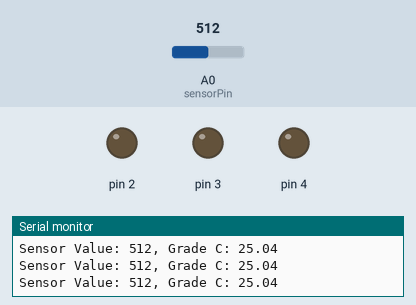
Recording of a sketch running on a simulated Arduino Uno, built with avr-gcc and run on an emulated ATmega328P. On the bench: output pins drawn as LEDs (lit = HIGH), the last lines printed to the serial monitor. The inputs (shaded band) are chosen by the test bench; at power-on: A0 (sensorPin) = 512. Not simulated (calls return 0 or success): arduino_secrets.h.

Above: at 1.3 s.
1.4 s: A0 (sensorPin) set to 547
At 2.7 s:
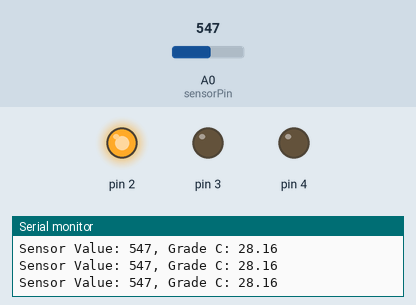
3.0 s: A0 (sensorPin) set to 716
At 4.1 s:
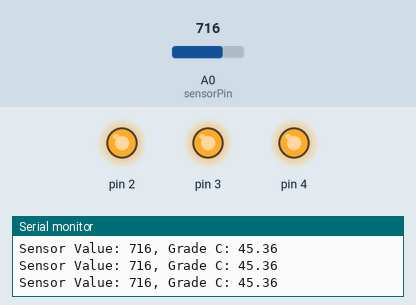
4.5 s: A0 (sensorPin) set to 587
6.0 s: A0 (sensorPin) set to 559
At 6.7 s:
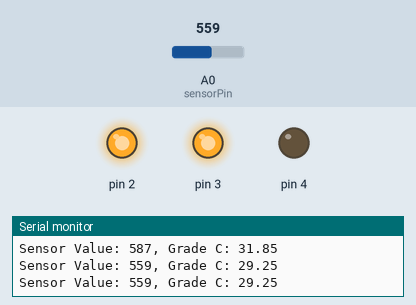
7.5 s: A0 (sensorPin) set to 511
At 8.0 s:
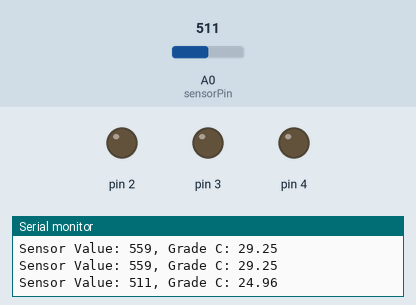
Timing chart, 0 to 10.0 s (numbered marks = the images above; inputs shaded):
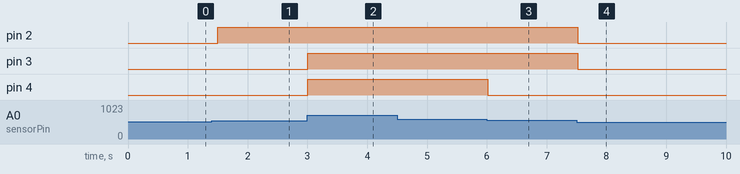

Measured:
- the behaviour switches between 534 and 535 on A0 (sensorPin) (found by bisection; images 0 and 1)
- the behaviour switches between 578 and 577 on A0 (sensorPin) (found by bisection; images 2 and 3)
- after the input at 1.4 s, pin 2: LOW → HIGH after 0.11 s
- after the input at 3.0 s, pin 3, pin 4: LOW → HIGH at once
- after the input at 6.0 s, pin 4: HIGH → LOW at once
- after the input at 7.5 s, pin 2, pin 3: HIGH → LOW at once

The sketch:

lab3.ino
```cpp
#include "arduino_secrets.h"

const int sensorPin = A0;
float baselineTemp = 25.0;

void setup() {
  Serial.begin(9600);

  for (int pinNumber = 2; pinNumber < 5; pinNumber++) {
    pinMode(pinNumber, OUTPUT);
    digitalWrite(pinNumber, LOW);
  }
}

void loop() {
  int sensorVal = analogRead(sensorPin);

  // --- FORMULA CORECTATÄ  PENTRU CIRCUITUL TÄ U ---
  // Pentru cÄ  ai pus termistorul la 5V (sus), formula este:
  // R_termistor = R_fixa * (1023 / sensorVal - 1)
  double R_NTC = 10000.0 * (1023.0 / (float)sensorVal - 1.0);

  // Formula Steinhart-Hart pentru temperaturÄ 
  float temperature = 1 / (log(R_NTC / 10000.0) / 3950.0 + 1 / (25.0 + 273.15)) - 273.15;
  // ---------------------------------------------

  Serial.print("Sensor Value: ");
  Serial.print(sensorVal);
  Serial.print(", Grade C: ");
  Serial.println(temperature);

  // Logica LED-urilor
  if (temperature < baselineTemp + 2) {
    digitalWrite(2, LOW);
    digitalWrite(3, LOW);
    digitalWrite(4, LOW);
  }
  else if (temperature >= baselineTemp + 2 && temperature < baselineTemp + 4) {
    digitalWrite(2, HIGH);
    digitalWrite(3, LOW);
    digitalWrite(4, LOW);
  }
  else if (temperature >= baselineTemp + 4 && temperature < baselineTemp + 6) {
    digitalWrite(2, HIGH);
    digitalWrite(3, HIGH);
    digitalWrite(4, LOW);
  }
  else if (temperature >= baselineTemp + 6) {
    digitalWrite(2, HIGH);
    digitalWrite(3, HIGH);
    digitalWrite(4, HIGH);
  }

  delay(500);
}
```
